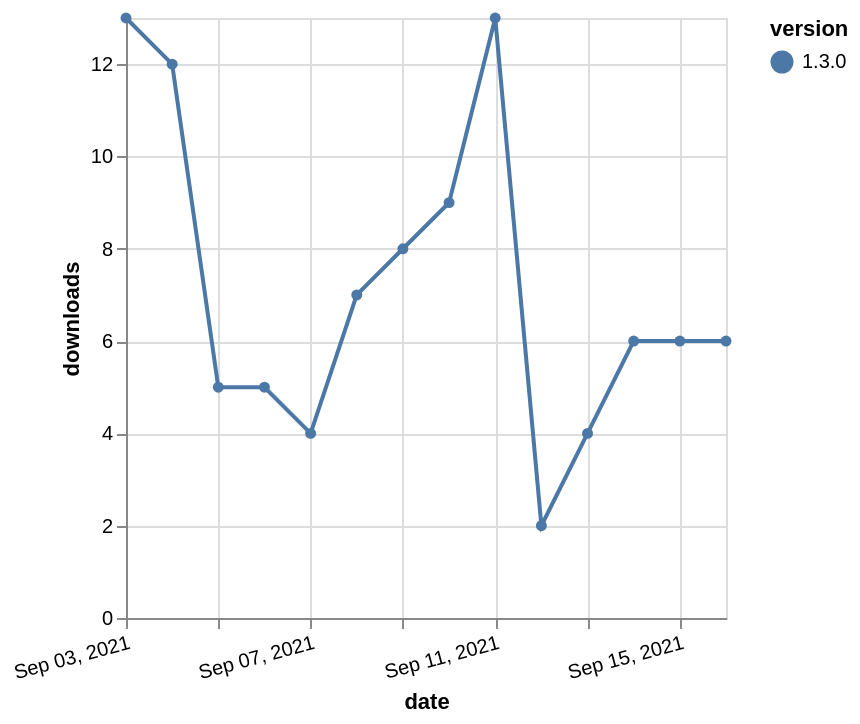

Source (Vega-Lite JSON):
### Vega-Lite specification from a JSON file in a GitHub repository (floating-point values rounded to 4 significant figures)
{"$schema": "https://vega.github.io/schema/vega-lite/v5.json", "description": "A simple bar chart with embedded data.", "data": {"values": [{"date": "2021-09-03", "total": 5615, "delta": 13, "version": "1.3.0"}, {"date": "2021-09-04", "total": 5627, "delta": 12, "version": "1.3.0"}, {"date": "2021-09-05", "total": 5632, "delta": 5, "version": "1.3.0"}, {"date": "2021-09-06", "total": 5637, "delta": 5, "version": "1.3.0"}, {"date": "2021-09-07", "total": 5641, "delta": 4, "version": "1.3.0"}, {"date": "2021-09-08", "total": 5648, "delta": 7, "version": "1.3.0"}, {"date": "2021-09-09", "total": 5656, "delta": 8, "version": "1.3.0"}, {"date": "2021-09-10", "total": 5665, "delta": 9, "version": "1.3.0"}, {"date": "2021-09-11", "total": 5678, "delta": 13, "version": "1.3.0"}, {"date": "2021-09-12", "total": 5680, "delta": 2, "version": "1.3.0"}, {"date": "2021-09-13", "total": 5684, "delta": 4, "version": "1.3.0"}, {"date": "2021-09-14", "total": 5690, "delta": 6, "version": "1.3.0"}, {"date": "2021-09-15", "total": 5696, "delta": 6, "version": "1.3.0"}, {"date": "2021-09-16", "total": 5702, "delta": 6, "version": "1.3.0"}]}, "width": "container", "mark": {"type": "line", "point": {"filled": true}}, "encoding": {"x": {"field": "date", "type": "temporal", "timeUnit": "yearmonthdate", "title": "date", "axis": {"labelAngle": -15}}, "y": {"field": "delta", "type": "quantitative", "title": "downloads"}, "color": {"field": "version", "type": "nominal"}, "tooltip": {"field": "delta"}}}
